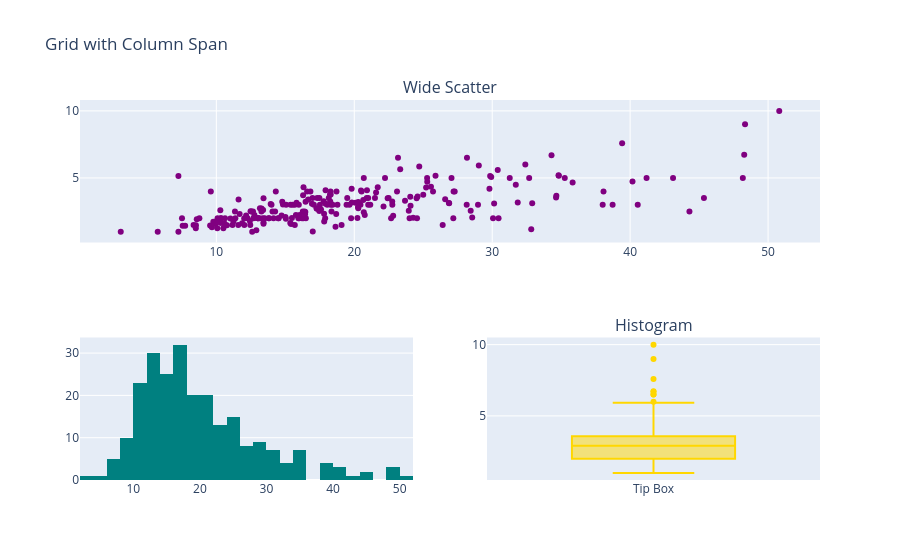

Notebook source saved alongside this figure:
### Code cell
# row and col spans
fig = make_subplots(
    rows=2, cols=2,
    specs=[[{'colspan': 2}, None],   # top cell spans 2 columns
           [{}, {}]],                # bottom row: two separate cells
    subplot_titles=['Wide Scatter', None, 'Histogram', 'Boxplot']
)

# Wide scatter on top (row=1, col=1)
fig.add_trace(
    go.Scatter(x=tips['total_bill'], y=tips['tip'], mode='markers',
               marker=dict(size=6, color='purple'), name='Bill vs Tip'),
    row=1, col=1
)

# Histogram on bottom‑left (row=2, col=1)
fig.add_trace(
    go.Histogram(x=tips['total_bill'], marker=dict(color='teal'), name='Bill Dist'),
    row=2, col=1
)

# Box on bottom‑right (row=2, col=2)
fig.add_trace(
    go.Box(y=tips['tip'], marker=dict(color='gold'), name='Tip Box'),
    row=2, col=2
)

fig.update_layout(title='Grid with Column Span', showlegend=False)
fig.show()

### Figure 1 — Plotly figure (JSON) as saved in the notebook; plotly's stock layout.template omitted (floating-point values rounded to 4 significant figures; data arrays with more than 128 entries replaced by an {"elided": "..."} marker saying what was removed)
{"data": [{"marker": {"color": "purple", "size": 6}, "mode": "markers", "name": "Bill vs Tip", "type": "scatter", "x": {"elided": "244 float values"}, "xaxis": "x", "y": {"elided": "244 float values"}, "yaxis": "y"}, {"marker": {"color": "teal"}, "name": "Bill Dist", "type": "histogram", "x": {"elided": "244 float values"}, "xaxis": "x2", "yaxis": "y2"}, {"marker": {"color": "gold"}, "name": "Tip Box", "type": "box", "xaxis": "x3", "y": {"elided": "244 float values"}, "yaxis": "y3"}], "layout": {"annotations": [{"font": {"size": 16}, "showarrow": false, "text": "Wide Scatter", "x": 0.5, "xanchor": "center", "xref": "paper", "y": 1, "yanchor": "bottom", "yref": "paper"}, {"font": {"size": 16}, "showarrow": false, "text": "Histogram", "x": 0.775, "xanchor": "center", "xref": "paper", "y": 0.375, "yanchor": "bottom", "yref": "paper"}], "showlegend": false, "title": {"text": "Grid with Column Span"}, "xaxis": {"anchor": "y", "domain": [0, 1]}, "xaxis2": {"anchor": "y2", "domain": [0, 0.45]}, "xaxis3": {"anchor": "y3", "domain": [0.55, 1]}, "yaxis": {"anchor": "x", "domain": [0.625, 1]}, "yaxis2": {"anchor": "x2", "domain": [0, 0.375]}, "yaxis3": {"anchor": "x3", "domain": [0, 0.375]}}}
